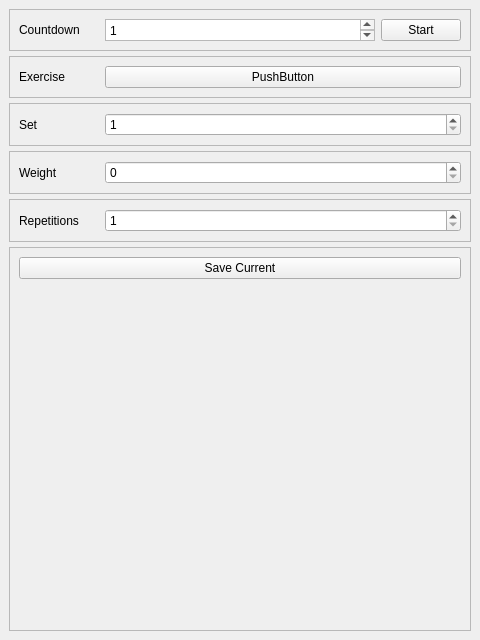
<?xml version="1.0" encoding="UTF-8"?>
<ui version="4.0">
 <class>MainWindow</class>
 <widget class="QMainWindow" name="MainWindow">
  <property name="geometry">
   <rect>
    <x>0</x>
    <y>0</y>
    <width>480</width>
    <height>640</height>
   </rect>
  </property>
  <property name="windowTitle">
   <string>Workout Qt (working title)</string>
  </property>
  <widget class="QWidget" name="centralwidget">
   <layout class="QVBoxLayout" name="verticalLayout">
    <property name="spacing">
     <number>5</number>
    </property>
    <item>
     <widget class="QFrame" name="countdown_frame">
      <property name="sizePolicy">
       <sizepolicy hsizetype="MinimumExpanding" vsizetype="Fixed">
        <horstretch>0</horstretch>
        <verstretch>0</verstretch>
       </sizepolicy>
      </property>
      <property name="frameShape">
       <enum>QFrame::StyledPanel</enum>
      </property>
      <property name="frameShadow">
       <enum>QFrame::Raised</enum>
      </property>
      <layout class="QHBoxLayout" name="horizontalLayout">
       <property name="spacing">
        <number>6</number>
       </property>
       <item>
        <widget class="QLabel" name="countdown_labe">
         <property name="sizePolicy">
          <sizepolicy hsizetype="Preferred" vsizetype="Minimum">
           <horstretch>0</horstretch>
           <verstretch>0</verstretch>
          </sizepolicy>
         </property>
         <property name="minimumSize">
          <size>
           <width>80</width>
           <height>20</height>
          </size>
         </property>
         <property name="maximumSize">
          <size>
           <width>16777215</width>
           <height>20</height>
          </size>
         </property>
         <property name="text">
          <string>Countdown</string>
         </property>
        </widget>
       </item>
       <item>
        <widget class="QPlainTextEdit" name="countdown_value">
         <property name="sizePolicy">
          <sizepolicy hsizetype="MinimumExpanding" vsizetype="Minimum">
           <horstretch>0</horstretch>
           <verstretch>0</verstretch>
          </sizepolicy>
         </property>
         <property name="minimumSize">
          <size>
           <width>0</width>
           <height>10</height>
          </size>
         </property>
         <property name="maximumSize">
          <size>
           <width>16777215</width>
           <height>30</height>
          </size>
         </property>
         <property name="inputMethodHints">
          <set>Qt::ImhDigitsOnly</set>
         </property>
         <property name="plainText">
          <string>1</string>
         </property>
        </widget>
       </item>
       <item>
        <widget class="QPushButton" name="countdown_control">
         <property name="inputMethodHints">
          <set>Qt::ImhNone</set>
         </property>
         <property name="text">
          <string>Start</string>
         </property>
         <property name="flat">
          <bool>false</bool>
         </property>
        </widget>
       </item>
      </layout>
     </widget>
    </item>
    <item>
     <widget class="QFrame" name="exercise_frame">
      <property name="sizePolicy">
       <sizepolicy hsizetype="Preferred" vsizetype="Fixed">
        <horstretch>0</horstretch>
        <verstretch>0</verstretch>
       </sizepolicy>
      </property>
      <property name="frameShape">
       <enum>QFrame::StyledPanel</enum>
      </property>
      <property name="frameShadow">
       <enum>QFrame::Raised</enum>
      </property>
      <layout class="QHBoxLayout" name="horizontalLayout_4">
       <item>
        <widget class="QLabel" name="exercise_label">
         <property name="minimumSize">
          <size>
           <width>80</width>
           <height>20</height>
          </size>
         </property>
         <property name="maximumSize">
          <size>
           <width>16777215</width>
           <height>20</height>
          </size>
         </property>
         <property name="text">
          <string>Exercise</string>
         </property>
        </widget>
       </item>
       <item>
        <widget class="QPushButton" name="exercise_control">
         <property name="sizePolicy">
          <sizepolicy hsizetype="MinimumExpanding" vsizetype="Fixed">
           <horstretch>0</horstretch>
           <verstretch>0</verstretch>
          </sizepolicy>
         </property>
         <property name="text">
          <string>PushButton</string>
         </property>
        </widget>
       </item>
      </layout>
     </widget>
    </item>
    <item>
     <widget class="QFrame" name="set_frame">
      <property name="sizePolicy">
       <sizepolicy hsizetype="Preferred" vsizetype="Fixed">
        <horstretch>0</horstretch>
        <verstretch>0</verstretch>
       </sizepolicy>
      </property>
      <property name="frameShape">
       <enum>QFrame::StyledPanel</enum>
      </property>
      <property name="frameShadow">
       <enum>QFrame::Raised</enum>
      </property>
      <layout class="QHBoxLayout" name="horizontalLayout_2">
       <item>
        <widget class="QLabel" name="set_label">
         <property name="sizePolicy">
          <sizepolicy hsizetype="Minimum" vsizetype="Preferred">
           <horstretch>0</horstretch>
           <verstretch>0</verstretch>
          </sizepolicy>
         </property>
         <property name="minimumSize">
          <size>
           <width>80</width>
           <height>0</height>
          </size>
         </property>
         <property name="text">
          <string>Set</string>
         </property>
        </widget>
       </item>
       <item>
        <widget class="QSpinBox" name="set_value">
         <property name="sizePolicy">
          <sizepolicy hsizetype="MinimumExpanding" vsizetype="Fixed">
           <horstretch>0</horstretch>
           <verstretch>0</verstretch>
          </sizepolicy>
         </property>
         <property name="minimumSize">
          <size>
           <width>75</width>
           <height>0</height>
          </size>
         </property>
         <property name="minimum">
          <number>1</number>
         </property>
         <property name="maximum">
          <number>100</number>
         </property>
        </widget>
       </item>
      </layout>
     </widget>
    </item>
    <item>
     <widget class="QFrame" name="weight_frame">
      <property name="sizePolicy">
       <sizepolicy hsizetype="Preferred" vsizetype="Fixed">
        <horstretch>0</horstretch>
        <verstretch>0</verstretch>
       </sizepolicy>
      </property>
      <property name="frameShape">
       <enum>QFrame::StyledPanel</enum>
      </property>
      <property name="frameShadow">
       <enum>QFrame::Raised</enum>
      </property>
      <layout class="QHBoxLayout" name="horizontalLayout_5">
       <item>
        <widget class="QLabel" name="weight_label">
         <property name="sizePolicy">
          <sizepolicy hsizetype="Minimum" vsizetype="Preferred">
           <horstretch>0</horstretch>
           <verstretch>0</verstretch>
          </sizepolicy>
         </property>
         <property name="minimumSize">
          <size>
           <width>80</width>
           <height>0</height>
          </size>
         </property>
         <property name="text">
          <string>Weight</string>
         </property>
        </widget>
       </item>
       <item>
        <widget class="QSpinBox" name="weight_value">
         <property name="sizePolicy">
          <sizepolicy hsizetype="MinimumExpanding" vsizetype="Fixed">
           <horstretch>0</horstretch>
           <verstretch>0</verstretch>
          </sizepolicy>
         </property>
         <property name="minimumSize">
          <size>
           <width>75</width>
           <height>0</height>
          </size>
         </property>
         <property name="maximum">
          <number>10000</number>
         </property>
         <property name="singleStep">
          <number>5</number>
         </property>
        </widget>
       </item>
      </layout>
     </widget>
    </item>
    <item>
     <widget class="QFrame" name="rep_frame">
      <property name="sizePolicy">
       <sizepolicy hsizetype="Preferred" vsizetype="Fixed">
        <horstretch>0</horstretch>
        <verstretch>0</verstretch>
       </sizepolicy>
      </property>
      <property name="frameShape">
       <enum>QFrame::StyledPanel</enum>
      </property>
      <property name="frameShadow">
       <enum>QFrame::Raised</enum>
      </property>
      <layout class="QHBoxLayout" name="horizontalLayout_3">
       <item>
        <widget class="QLabel" name="label_5">
         <property name="sizePolicy">
          <sizepolicy hsizetype="Minimum" vsizetype="Preferred">
           <horstretch>0</horstretch>
           <verstretch>0</verstretch>
          </sizepolicy>
         </property>
         <property name="minimumSize">
          <size>
           <width>80</width>
           <height>0</height>
          </size>
         </property>
         <property name="text">
          <string>Repetitions</string>
         </property>
        </widget>
       </item>
       <item>
        <widget class="QSpinBox" name="spinBox_3">
         <property name="sizePolicy">
          <sizepolicy hsizetype="MinimumExpanding" vsizetype="Fixed">
           <horstretch>0</horstretch>
           <verstretch>0</verstretch>
          </sizepolicy>
         </property>
         <property name="minimumSize">
          <size>
           <width>75</width>
           <height>0</height>
          </size>
         </property>
         <property name="minimum">
          <number>1</number>
         </property>
         <property name="maximum">
          <number>100</number>
         </property>
        </widget>
       </item>
      </layout>
     </widget>
    </item>
    <item>
     <widget class="QFrame" name="save_frame">
      <property name="sizePolicy">
       <sizepolicy hsizetype="Preferred" vsizetype="MinimumExpanding">
        <horstretch>0</horstretch>
        <verstretch>0</verstretch>
       </sizepolicy>
      </property>
      <property name="frameShape">
       <enum>QFrame::StyledPanel</enum>
      </property>
      <property name="frameShadow">
       <enum>QFrame::Raised</enum>
      </property>
      <layout class="QHBoxLayout" name="horizontalLayout_6">
       <item alignment="Qt::AlignTop">
        <widget class="QPushButton" name="save_control">
         <property name="text">
          <string>Save Current</string>
         </property>
        </widget>
       </item>
      </layout>
     </widget>
    </item>
   </layout>
  </widget>
 </widget>
 <resources/>
 <connections/>
</ui>
